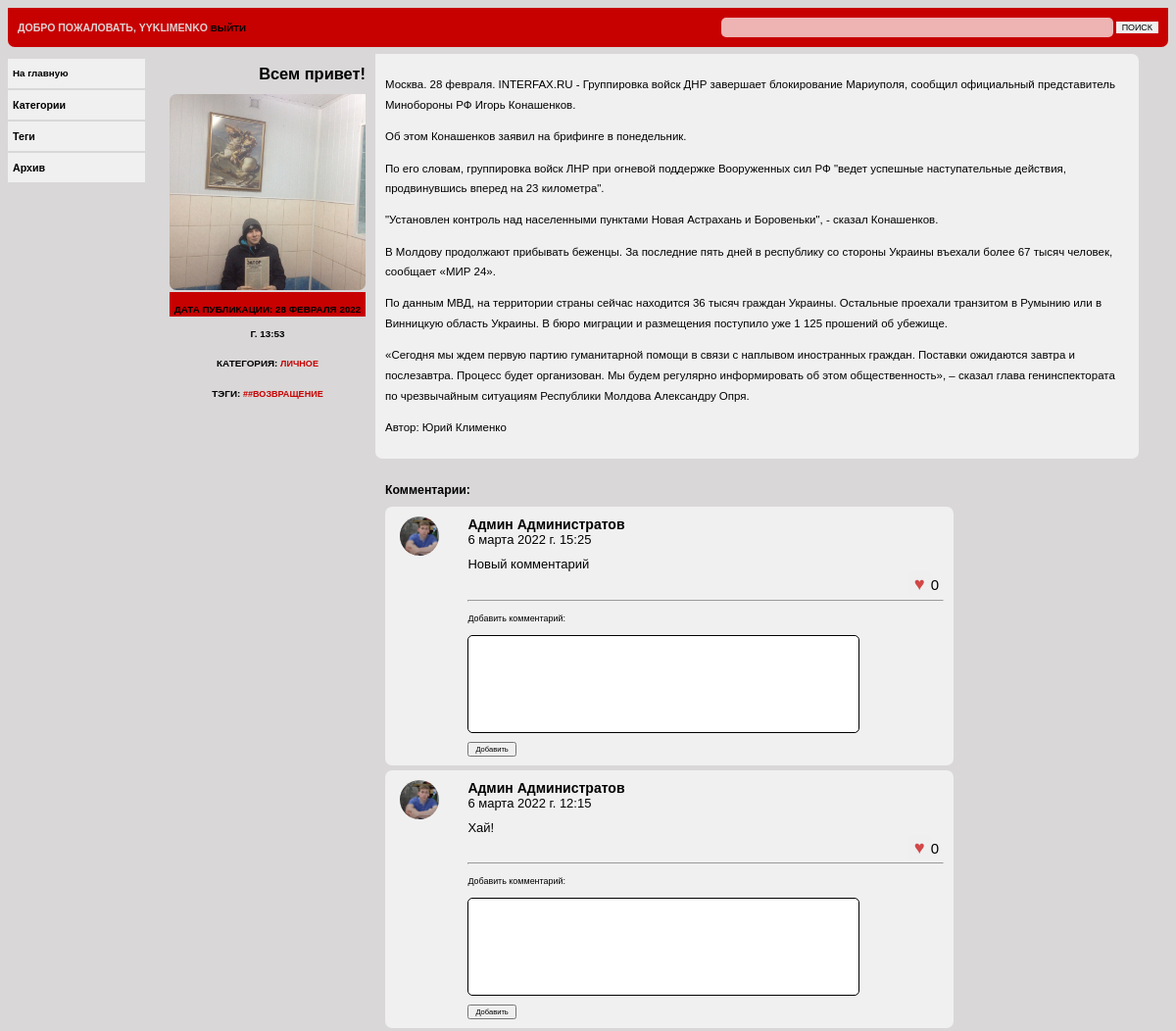
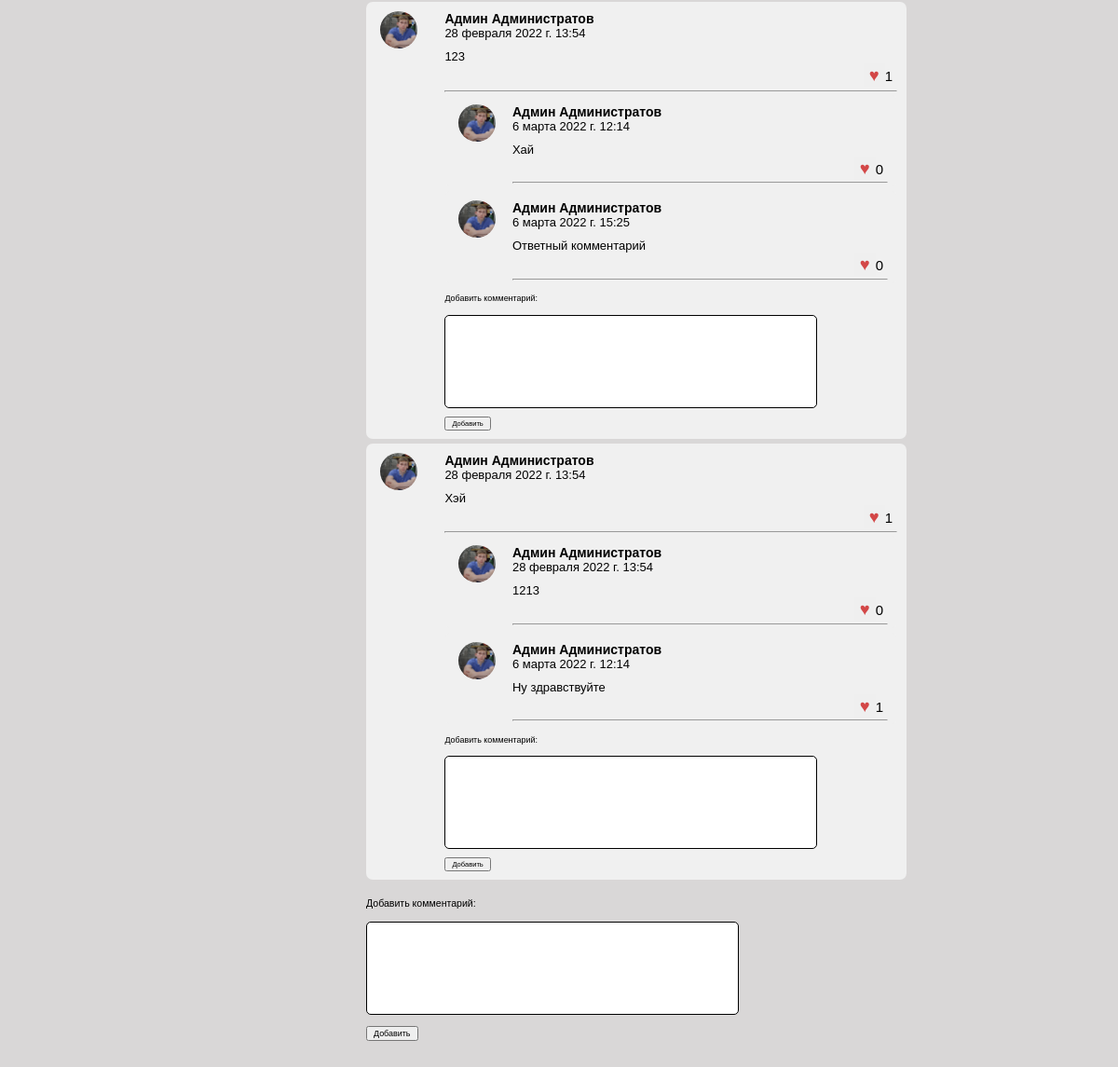
The app's page /personal/helloworld (signed in) with its own data (2 pictures, top to bottom).
### user/models.py (models this page shows)
class User(AbstractUser):
    avatar = models.ImageField(upload_to='images/avatar/%Y/%m/%d/', blank=True, verbose_name='Аватар', default='images/avatar/default.bmp')
    email = models.EmailField('E-mail', unique=True)

### blog/models.py (models this page shows, shortened)
class Post(models.Model):
    author = models.ForeignKey(User, on_delete=models.SET('Неизвестный автор'))
    title = models.CharField(max_length=100, unique=True, verbose_name='Заголовок')
    slug = models.SlugField(max_length=100, unique=True)
    image = models.ImageField(upload_to='images/%Y/%m/%d/', null=True, blank=True, verbose_name='Изображение')
    category = models.ForeignKey(Category, on_delete=models.CASCADE, verbose_name='Категория')
    tags = models.ManyToManyField('Tag', blank=True, related_name='posts', verbose_name='Теги', )
    preview_text = models.TextField(max_length=500, verbose_name='Превью')
    text = models.TextField(max_length=5000, verbose_name='Текст')
    date_pub = models.DateTimeField(auto_now_add=True, verbose_name='Дата публикации')
    likes = models.ManyToManyField(User, blank=True, related_name='posts', verbose_name='Лайки')
    is_published = models.BooleanField("Опубликовано", null=True, blank=True)
    def get_absolute_url(self):
        return reverse('blog:post', kwargs={'category_slug': self.category.slug, 'post_slug': self.slug})
    class Meta:
        verbose_name = 'Пост'
        verbose_name_plural = 'Посты'
        ordering = ('-date_pub',)

class Category(models.Model):
    name = models.CharField(max_length=50, verbose_name='Наименование')
    slug = models.SlugField(max_length=50)
    def __str__(self):
        return self.name
    class Meta:
        verbose_name = 'Категория'
        verbose_name_plural = 'Категории'

class Tag(models.Model):
    name = models.CharField(max_length=50, verbose_name='Тэг')
    slug = models.SlugField(max_length=50)
    def __str__(self):
        return f'#{self.name}'
    class Meta:
        verbose_name = 'Тэг'
        verbose_name_plural = 'Тэги'

class Comment(models.Model):
    author = models.ForeignKey(User, on_delete=models.SET_NULL, null=True)
    text = models.TextField(max_length=300, verbose_name='Комментарий')
    date_pub = models.DateTimeField(auto_now_add=True, verbose_name='Дата публикации')
    post = models.ForeignKey('Post',
                             on_delete=models.CASCADE,
                             verbose_name='Комментируемое сообщение',
                             related_name='comments')
    parent = models.ForeignKey('Comment', on_delete=models.CASCADE, null=True, blank=True, related_name='children')
    likes = models.ManyToManyField(User, blank=True, related_name='comments', verbose_name='Лайки')
    class Meta:
        verbose_name = 'Комментарий'
        verbose_name_plural = 'Комментарии'
        ordering = ('-date_pub',)

### blog/views.py (the view, shortened to what this page needs)
# urls.py: path('<slug:category_slug>/<slug:post_slug>', ShowPost.as_view(), name='post'),
class ShowPost(DetailView):
    model = Post
    template_name = 'blog/post_detail.html'
    context_object_name = 'post'
    slug_url_kwarg = 'post_slug'
    def get_queryset(self):
        return services.get_post(slug=self.kwargs['post_slug'])
    def post(self, request, *args, **kwargs):
        if request.POST.get('like'):
            if request.POST.get('like') == 'post':
                liked_object = self.get_object()
            else:
                liked_object = Comment.objects.get(pk=request.POST.get('like'))
            services.handle_like(liked_object, self.request.user.id)
            anchor = request.POST.get('like')
        elif request.POST.get('text'):
            parent_id = request.POST.get('parent')
            anchor = parent_id if parent_id else 'comments'
            Comment.objects.create(text=request.POST.get('text'),
                                   post_id=self.object.pk,
                                   author_id=self.request.user.id,
                                   parent_id=parent_id)
        else:
            raise Http404
        return HttpResponseRedirect(f'{self.get_success_url()}#{anchor}')

### blog/templates/blog/post_detail.html (shortened to what this page needs)
{% extends 'blog/base.html' %}
{% load static %}
{% block css %} <link href="{% static 'blog/css/styles-detailview.css' %}" rel="stylesheet"> {% endblock %}
{% block content %}
<div class="content">
    <div class="block-titul">
        <div class="block-titul-image">
            <h1>{{post.title}}</h1>
            {% if post.image %}
            <img width="400" height="300" src="{{ post.image.url }}"> </img>
            {% endif %}
        </div>
        <div class="block-titul-author">
            <h3>Дата публикации: {{post.date_pub}}</h3>
            <h3>Категория: <a href="{% url 'blog:category' post.category.slug %}"> {{post.category}}</a></h3>
            <h3>Тэги: {% for tag in post.tags.all %}<a href="{% url 'blog:tag' tag.slug %}"> #{{ tag }}</a> {% endfor %}</h3>
        </div>
    </div>
    <div class="block-text">
        <div class="text">
            <p>{{post.preview_text|linebreaks}}</p>
            <p>{{post.text|linebreaks}}</p>
            <p>Автор: {{post.author.first_name}} {{post.author.last_name}}</p>
        </div>
        <div class="comments" id="comments">
            <h2>Комментарии:</h2>
            {% for comment in post.comments.all %}
            <div class="comment">
                <div class="user-avatar">
                    <img width="100" height="100" src="{{comment.author.avatar.url}}"></img>
                </div>
                <div class="comment-body" id="{{ comment.id }}">
                    {% if comment.author.first_name %}
                    <div class="comment-author-name">{{comment.author.first_name}} {{comment.author.last_name}}</div>
                    {% else %}
                    <div class="comment-author-name">Гость</div>
                    {% endif %}
                    <div class="comment-datepub">{{ comment.date_pub }}</div>
                    <div class="comment-text">{{ comment.text }}</div>
                    <form action="{{post.get_absolute_url}}"  method="post">
                    <div class="comment-like"><button type="submit" name="like" value="{{comment.id}}"><span class="heart">♥</span></button>{{comment.likes_count}}</div>
                    </form>
                    <hr>
                    {% for child_comment in comment.children.all %}
                    <div class="comment">
                        <div class="user-avatar">
                            <img width="100" height="100" src="{{child_comment.author.avatar.url}}"></img>
                        </div>
                        <div class="comment-body" id="{{ child_comment.pk }}">
                            {% if child_comment.author.first_name %}
                            <div class="comment-author-name">{{child_comment.author.first_name}} {{comment.author.last_name}}</div>
                            {% else %}
                            <div class="comment-author-name">Гость</div>
                            {% endif %}
                            <div class="comment-datepub">{{ child_comment.date_pub }}</div>
                            <div class="comment-text">{{ child_comment.text }}</div>
                            <form action="{{post.get_absolute_url}}"  method="post">
                                <div class="comment-like"><button type="submit" name="like" value="{{child_comment.id}}"><span class="heart">♥</span></button>{{child_comment.likes_count}}</div>
                            </form>
                            <hr>
                        </div>
                    </div>
                    {% endfor %}
                    <div class="add-comment">
                            <p>Добавить комментарий:</p>
                            <form action="" method="post">
                                <textarea type="text" name="text"></textarea>
                                <p> <button type="submit" name="parent" value="{{comment.pk}}">Добавить</button> </p>
                            </form>
                    </div>
                </div>
            </div>
            {% endfor %}
            <div class="add-comment">
                <p>Добавить комментарий:</p>
                <form action="" method="post">
                <textarea type="text" name="text"></textarea>
                <p> <button type="submit" value="">Добавить</button> </p>
                </form>
            </div>
        </div>
        {% endblock %}

### blog/templates/blog/base.html (shortened to what this page needs)
{% load static %}
<!DOCTYPE html>
<html>
<head>
    {% block css %} {% endblock css %}
</head>
<body>
    <div class="page">
        <div class="header">
            <div class="login_info">
            {% if request.user.is_authenticated %}
            Добро пожаловать, {{ user.username }}<a href="{% url 'logout' %}"> Выйти</a>
            {% else %}
            <a href="{% url 'login' %}"> Войти </a><a href="{% url 'register' %}"> Регистрация </a>
            {% endif %}
            </div>
            <div class="search-form">
                <form method="get" action="{% url 'blog:search' %}">
                <input type="text" name="text">
                <button type="submit">Поиск</button>
                </form>
            </div>
        </div>
        <div class="body_page">
            <div class="sidebar">
                <ul>
                    <a href="{% url 'blog:index' %}"><li>На главную</li></a>
                    <li>Категории</li>
                     <li>Теги</li>
                     <li>Архив</li>
                </ul>
            </div>
          <div class="cont">{% block content %} {% endblock %}</div>
        </div>
     </div>
</body>
</html>

### blog/static/blog/css/styles-detailview.css (style rules this page uses)
* { box-sizing: border-box; font-family: Verdana, Helvetica, Arial, sans-serif; font-size: 92%; }
a { text-decoration: none }
body { background: #d9d7d7; }
input[type=text] { border-radius: 5px 5px 5px 5px; height: 20px; width: 400px; border: 0px; opacity: 70%; }
textarea { border-radius: 5px 5px 5px 5px; height: 100px; width: 400px; border: 0.5px solid black; resize: none; font-size: 12px; }
.page { background: #e0d3d3; display: flex; flex-direction: column; }
.header { padding-left: 10px; padding-right: 10px; line-height: 40px; height: 40px; display: flex; flex-direction: row; justify-content: space-between; background: #c70000; border-radius: 0px 0px 7px 7px; font-weight: 550; text-transform: uppercase; }
.login_info { color:#e0d3d3; }
.login_info a { color:black; }
.login_info a:link { color:black; text-decoration: none; }
.search-form button { border: 0; background: #c70000 font-weight: 550; text-transform: uppercase; }
.body_page { background: #d9d7d7; padding-top:2px; display: flex; flex-direction: row; justify-content: flex-start; }
.sidebar { flex-grow:1; min-width:150px; max-width:150px; }
.sidebar ul { padding: 0px; }
.sidebar li { background: #f0f0f0; margin-bottom: 2px; padding-left: 5px; height: 30px; line-height: 30px; font-size: 110%; font-weight: 550; margin-right: 10px; }
.sidebar a { color: black; font-weight: 550; }
.cont { display: flex; flex-direction: column; align-items: flex-start; flex-grow: 7; margin-left: 15px; }
.content { display: flex; flex-direction: row; justify-content: flex-start; border:0px solid black; padding-top: 5px; padding-right: 20px; margin-bottom: 5px; }
.block-titul { display: flex; flex-direction: column; }
.block-titul-image img { object-fit: cover; height: 200px; width: 200px; border-radius: 7px 0px 7px 7px; }
.block-titul-author { height: 25px; line-height: 25px; text-align: center; background: #c70000; text-transform: uppercase; }
.block-text { display: flex; flex-direction: column; padding-left: 10px; padding-right: 10px; }
.text { background: #f0f0f0; padding-bottom: 10px; border-radius: 0px 7px 7px 7px; padding: 10px; }
.comments { display: flex; flex-direction: column; padding-bottom: 10px; border-radius: 7px 7px 7px 7px; margin-top: 5px; padding: 10px; max-width: 600px; }
.comments h2 { font-size: 150%; }
.comment { background: #f0f0f0; display: flex; display: row; margin-bottom: 5px; border-radius: 7px; }
.user-avatar { padding-left:15px; padding-top:10px; padding-right: 0px; flex:1; margin-right: 0px; }
.user-avatar img { object-fit: cover; width: 40px; height: 40px; border-radius: 50%; }
.comment-body { flex:7; padding-top: 10px; padding-right: 10px; margin-left: 0px; }
.comment-author-name { padding-top: 0px; font-size: 14px; font-weight: 550; }
.comment-datepub { padding-top: 0px; font-size: 13px; }
.comment-text { padding-top: 10px; font-size: 13px; }
.comment-like { padding-top: 0px; padding-right: 5px; font-size: 15px; text-align: right; }
.comment-like button { font-size: 20px; color: #c70000; opacity: 70%; border: 0px; }
.content h1 { text-align: right; font-size: 200%; font-weight: bolder; }
.content h3 { font-size: 120%; margin-bottom: 0px; margin-top: 5px; }
.content p { font-size: 140%; line-height: 180%; }
.content a { color: #c70000; text-decoration: none; }

### records on screen
User: username "YYKLIMENKO"
Post: title "Всем привет!", image (picture), date_pub "28 ФЕВРАЛЯ 2022 Г. 13:53", category "ЛИЧНОЕ", preview_text "Москва. 28 февраля. INTERFAX.RU - Группировка войск ДНР завершает блокирование Мариуполя, сообщил официальный представитель Минобороны РФ Игорь Конашенков. Об этом Конашенков заявил на брифинге в понедельник. По его словам, группировка войск ЛНР при огневой поддержке Вооруженных сил РФ \"ведет успешные наступательные действия, продвинувшись вперед на 23 километра\". \"Установлен контроль над населенными пунктами Новая Астрахань и Боровеньки\", - сказал Конашенков.", text "В Молдову продолжают прибывать беженцы. За последние пять дней в республику со стороны Украины въехали более 67 тысяч человек, сообщает «МИР 24». По данным МВД, на территории страны сейчас находится 36 тысяч граждан Украины. Остальные проехали транзитом в Румынию или в Винницкую область Украины. В бюро миграции и размещения поступило уже 1 125 прошений об убежище. «Сегодня мы ждем первую партию гуманитарной помощи в связи с наплывом иностранных граждан. Поставки ожидаются завтра и послезавтра. Процесс будет организован. Мы будем регулярно информировать об этом общественность», – сказал глава генинспектората по чрезвычайным ситуациям Республики Молдова Александру Опря.", author.first_name "Юрий", author.last_name "Клименко"
Tag: name "#ВОЗВРАЩЕНИЕ"
Comment: author.avatar (picture), author.first_name "Админ", author.last_name "Администратов", date_pub "6 марта 2022 г. 15:25", text "Новый комментарий", {{ comment.id }} 28 (drawn), likes_count "0", {{ comment.pk }} 28 (drawn)
Comment: author.avatar (picture), author.first_name "Админ", author.last_name "Администратов", date_pub "6 марта 2022 г. 12:15", text "Хай!", {{ comment.id }} 19 (drawn), likes_count "0", {{ comment.pk }} 19 (drawn)
Comment: author.avatar (picture), author.first_name "Админ", author.last_name "Администратов", date_pub "28 февраля 2022 г. 13:54", text "123", {{ comment.id }} 14 (drawn), likes_count "1", {{ comment.pk }} 14 (drawn)
Comment: author.avatar (picture), author.first_name "Админ", date_pub "6 марта 2022 г. 12:14", text "Хай", {{ child_comment.id }} 17 (drawn), likes_count "0"
Comment: author.avatar (picture), author.first_name "Админ", date_pub "6 марта 2022 г. 15:25", text "Ответный комментарий", {{ child_comment.id }} 29 (drawn), likes_count "0"
Comment: author.avatar (picture), author.first_name "Админ", author.last_name "Администратов", date_pub "28 февраля 2022 г. 13:54", text "Хэй", {{ comment.id }} 12 (drawn), likes_count "1", {{ comment.pk }} 12 (drawn)
Comment: author.avatar (picture), author.first_name "Админ", date_pub "28 февраля 2022 г. 13:54", text "1213", {{ child_comment.id }} 13 (drawn), likes_count "0"
Comment: author.avatar (picture), author.first_name "Админ", date_pub "6 марта 2022 г. 12:14", text "Ну здравствуйте", {{ child_comment.id }} 18 (drawn), likes_count "1"
